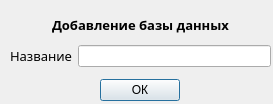
<?xml version="1.0" encoding="UTF-8"?>
<ui version="4.0">
 <class>Dialog</class>
 <widget class="QDialog" name="Dialog">
  <property name="geometry">
   <rect>
    <x>0</x>
    <y>0</y>
    <width>273</width>
    <height>104</height>
   </rect>
  </property>
  <property name="windowTitle">
   <string>Dialog</string>
  </property>
  <widget class="QWidget" name="verticalLayoutWidget">
   <property name="geometry">
    <rect>
     <x>10</x>
     <y>10</y>
     <width>261</width>
     <height>91</height>
    </rect>
   </property>
   <layout class="QVBoxLayout" name="verticalLayout">
    <item alignment="Qt::AlignHCenter">
     <widget class="QLabel" name="label">
      <property name="font">
       <font>
        <family>Century Gothic</family>
        <pointsize>10</pointsize>
        <weight>75</weight>
        <bold>true</bold>
       </font>
      </property>
      <property name="text">
       <string>Добавление базы данных</string>
      </property>
     </widget>
    </item>
    <item>
     <layout class="QFormLayout" name="formLayout">
      <item row="0" column="0">
       <widget class="QLabel" name="label_2">
        <property name="font">
         <font>
          <family>Century Gothic</family>
          <pointsize>10</pointsize>
         </font>
        </property>
        <property name="text">
         <string>Название</string>
        </property>
       </widget>
      </item>
      <item row="0" column="1">
       <widget class="QLineEdit" name="lineEdit"/>
      </item>
     </layout>
    </item>
    <item alignment="Qt::AlignHCenter">
     <widget class="QPushButton" name="pushButton">
      <property name="text">
       <string>ОК</string>
      </property>
     </widget>
    </item>
   </layout>
  </widget>
 </widget>
 <resources/>
 <connections/>
</ui>
